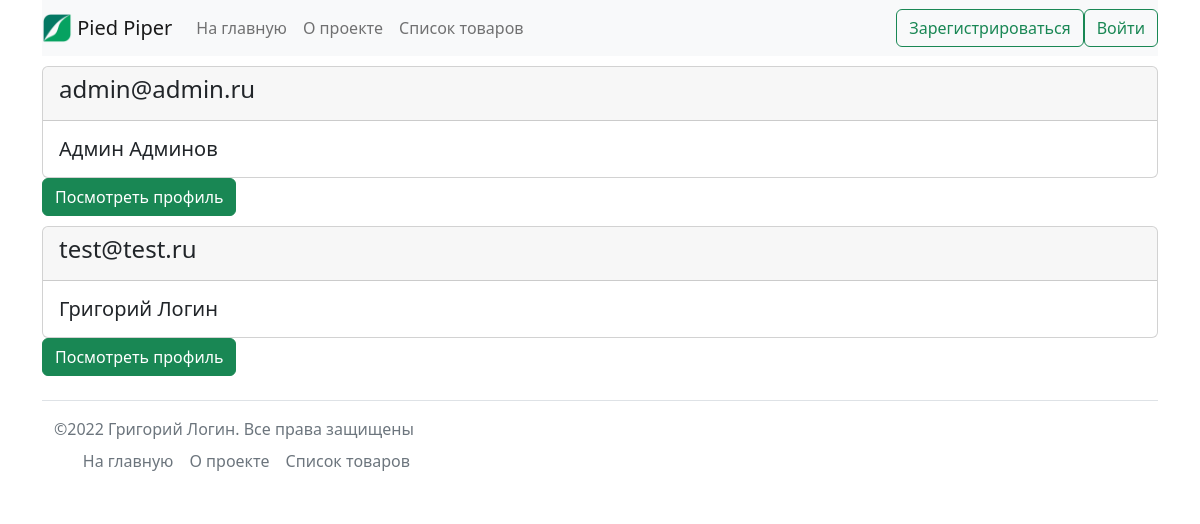
The page /users_list/ on the database its author committed.
### users/models.py (models this page shows, shortened)
class CustomUser(AbstractUser):
    username = None
    email = models.EmailField(
        'email',
        unique=True,
        help_text='Ваш email',
    )
    birthday = models.DateField(
        'день рождения',
        null=True,
        blank=True,
        help_text='Дата в формате дд.мм.гггг',
    )
    USERNAME_FIELD = 'email'
    REQUIRED_FIELDS = []
    objects = CustomUserManager()
    class Meta:
        verbose_name = 'пользователь'
        verbose_name_plural = 'пользователи'

### users/views.py (the view)
class UsersList(generic.ListView):
    model = CustomUser
    template_name = 'users/user_list.html'
    def get_context_data(self, **kwargs):
        context = {}
        context['items'] = CustomUser.objects.all().filter(is_active=True)
        context['title'] = 'Ваш профиль'
        return context

### core/context_processors.py (called while the page is built)
def birthday(request):
    return {
        'birthday': CustomUser.objects.filter(birthday=date.today()),
        }

### templates/users/user_list.html
{% extends 'base.html' %}
{% block content %}
    {% for item in items %}
        <div class="card">
            <div class="card-header">
                <h4>{{ item.email }}</h4>
            </div>
            <div class="card-body">
                <h5 class="card-text">{{ item.first_name }} {{ item.last_name }}</h5>
            </div>
        </div>
        <a href="{% url 'users:profile' item.pk %}" class="btn btn-success">
            Посмотреть профиль
        </a>
    {% endfor %}
{% endblock content %}

### static_dev/css/style.css (style rules this page uses)
.card { margin-top: 10px; }

### rows shown on the page
CustomUser: email "admin@admin.ru", first_name "Админ", last_name "Админов"
CustomUser: email "test@test.ru", first_name "Григорий", last_name "Логин"
